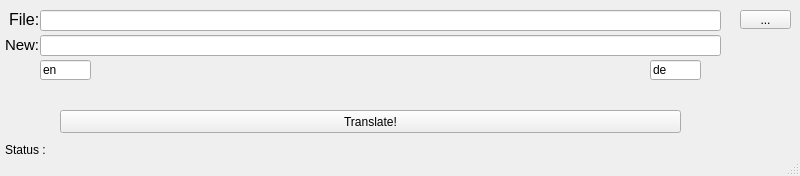
<?xml version="1.0" encoding="UTF-8"?>
<ui version="4.0">
 <class>MainWindow1</class>
 <widget class="QMainWindow" name="MainWindow1">
  <property name="geometry">
   <rect>
    <x>0</x>
    <y>0</y>
    <width>800</width>
    <height>176</height>
   </rect>
  </property>
  <property name="font">
   <font>
    <family>Lao UI</family>
    <weight>50</weight>
    <bold>false</bold>
   </font>
  </property>
  <property name="windowTitle">
   <string>FileTrans</string>
  </property>
  <property name="tabShape">
   <enum>QTabWidget::Rounded</enum>
  </property>
  <widget class="QWidget" name="centralwidget">
   <widget class="QLabel" name="label">
    <property name="geometry">
     <rect>
      <x>9</x>
      <y>-1</y>
      <width>71</width>
      <height>41</height>
     </rect>
    </property>
    <property name="font">
     <font>
      <family>Lao UI</family>
      <pointsize>12</pointsize>
      <weight>50</weight>
      <bold>false</bold>
     </font>
    </property>
    <property name="text">
     <string>File:</string>
    </property>
   </widget>
   <widget class="QLineEdit" name="fileed">
    <property name="geometry">
     <rect>
      <x>40</x>
      <y>10</y>
      <width>681</width>
      <height>21</height>
     </rect>
    </property>
   </widget>
   <widget class="QToolButton" name="filebut">
    <property name="geometry">
     <rect>
      <x>740</x>
      <y>10</y>
      <width>51</width>
      <height>19</height>
     </rect>
    </property>
    <property name="text">
     <string>...</string>
    </property>
   </widget>
   <widget class="QLineEdit" name="from1">
    <property name="geometry">
     <rect>
      <x>40</x>
      <y>60</y>
      <width>51</width>
      <height>20</height>
     </rect>
    </property>
    <property name="statusTip">
     <string extracomment="en"/>
    </property>
    <property name="text">
     <string extracomment="from">en</string>
    </property>
   </widget>
   <widget class="QLineEdit" name="to1">
    <property name="geometry">
     <rect>
      <x>650</x>
      <y>60</y>
      <width>51</width>
      <height>20</height>
     </rect>
    </property>
    <property name="text">
     <string>de</string>
    </property>
   </widget>
   <widget class="QPushButton" name="trans">
    <property name="geometry">
     <rect>
      <x>60</x>
      <y>110</y>
      <width>621</width>
      <height>23</height>
     </rect>
    </property>
    <property name="text">
     <string>Translate!</string>
    </property>
   </widget>
   <widget class="QLineEdit" name="fileed_2">
    <property name="geometry">
     <rect>
      <x>40</x>
      <y>35</y>
      <width>681</width>
      <height>21</height>
     </rect>
    </property>
   </widget>
   <widget class="QLabel" name="label_2">
    <property name="geometry">
     <rect>
      <x>5</x>
      <y>24</y>
      <width>71</width>
      <height>41</height>
     </rect>
    </property>
    <property name="font">
     <font>
      <family>Lao UI</family>
      <pointsize>11</pointsize>
      <weight>50</weight>
      <bold>false</bold>
     </font>
    </property>
    <property name="text">
     <string>New:</string>
    </property>
   </widget>
   <widget class="QLabel" name="sb">
    <property name="geometry">
     <rect>
      <x>5</x>
      <y>140</y>
      <width>791</width>
      <height>20</height>
     </rect>
    </property>
    <property name="text">
     <string>Status :</string>
    </property>
   </widget>
  </widget>
  <widget class="QMenuBar" name="menubar">
   <property name="geometry">
    <rect>
     <x>0</x>
     <y>0</y>
     <width>800</width>
     <height>21</height>
    </rect>
   </property>
  </widget>
  <widget class="QStatusBar" name="statusbar"/>
 </widget>
 <resources/>
 <connections/>
</ui>
